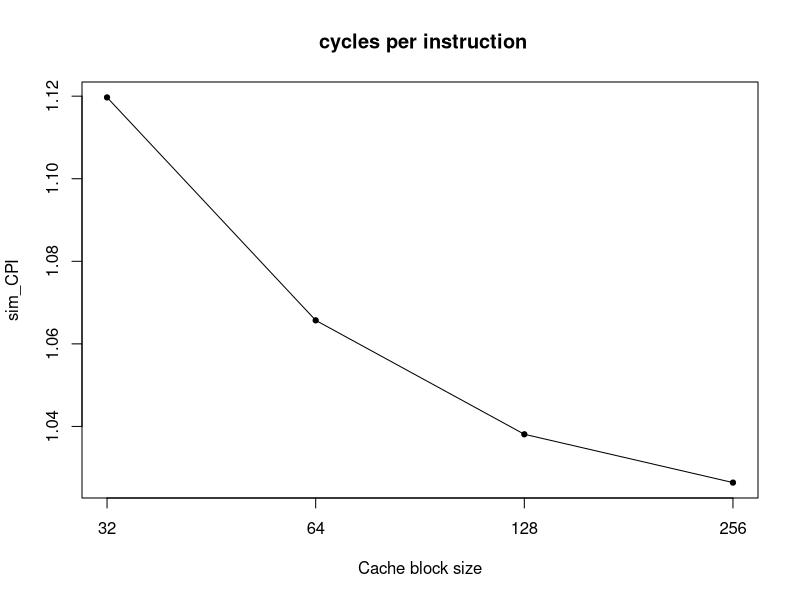
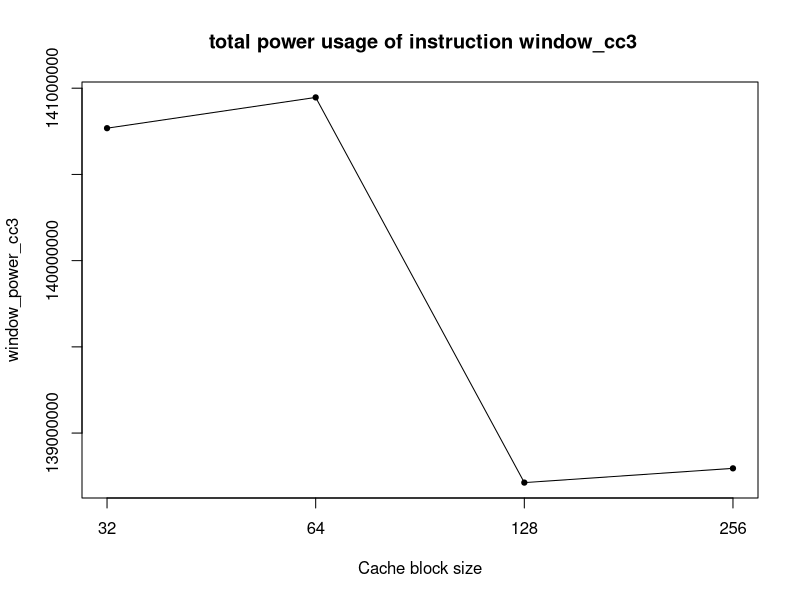
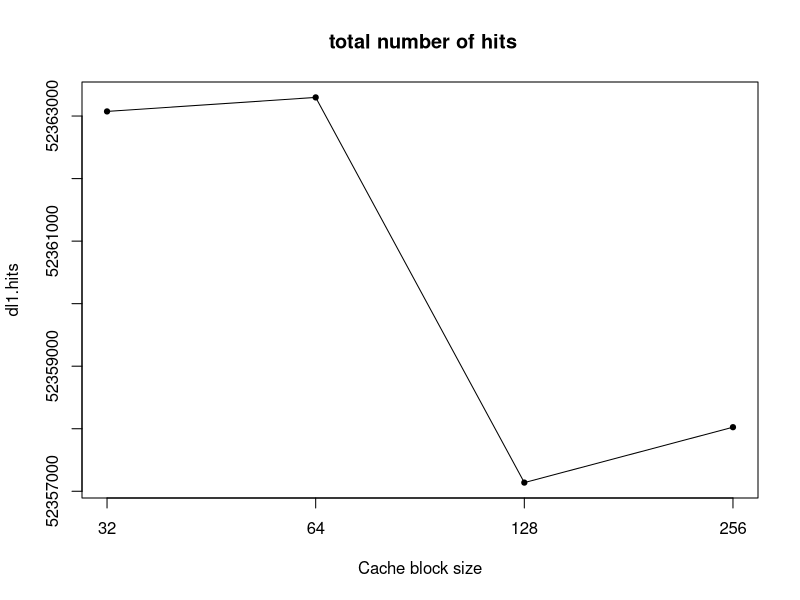
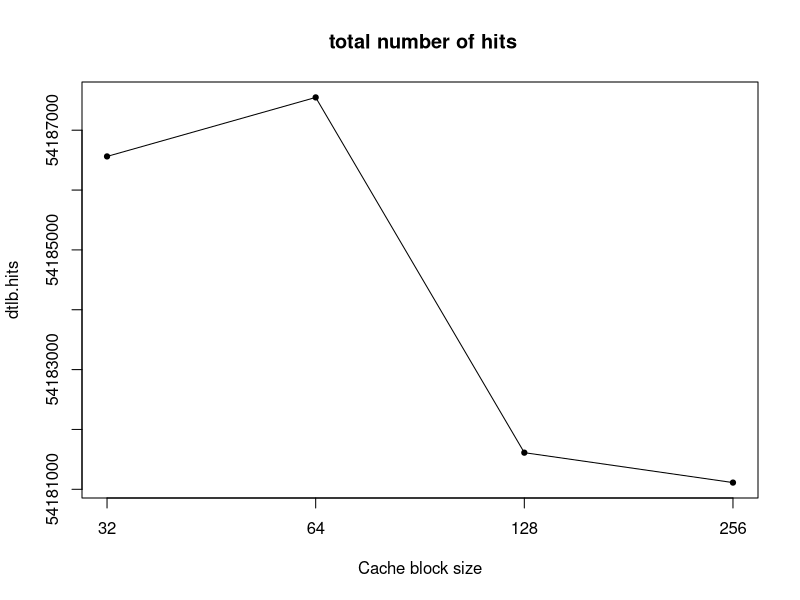
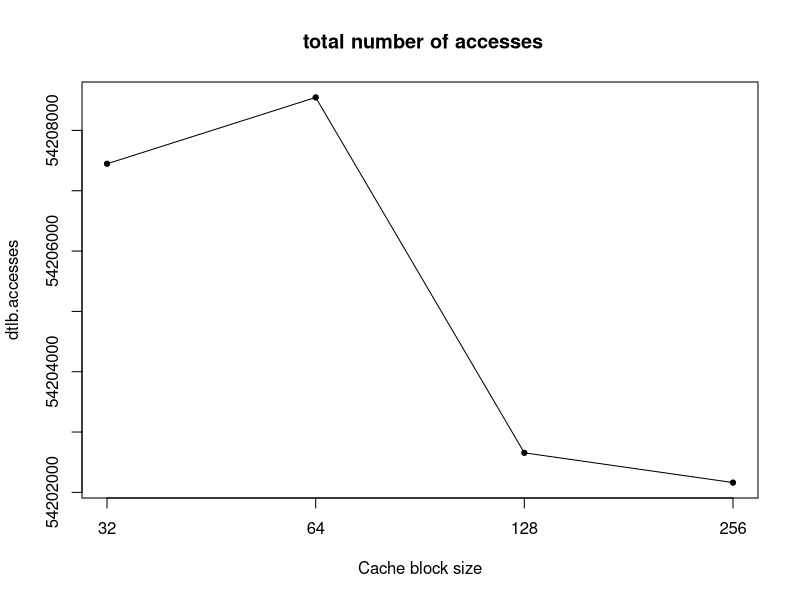
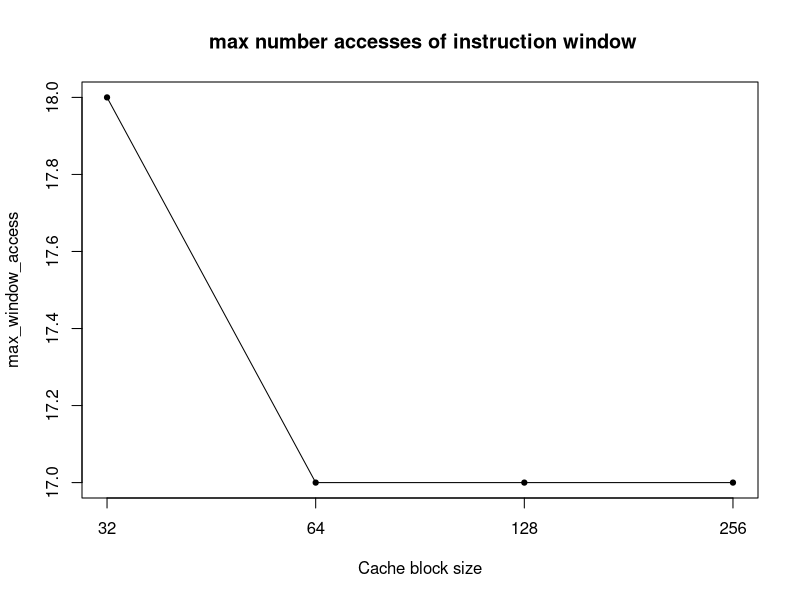
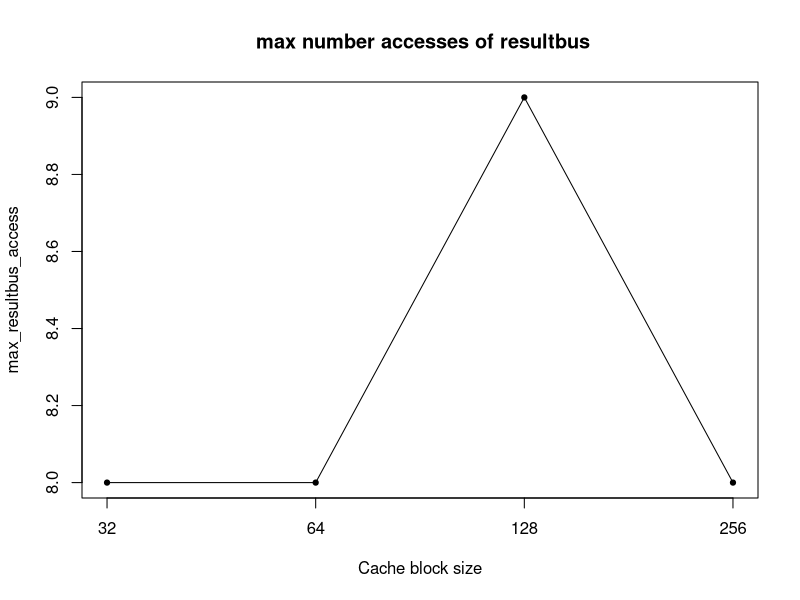
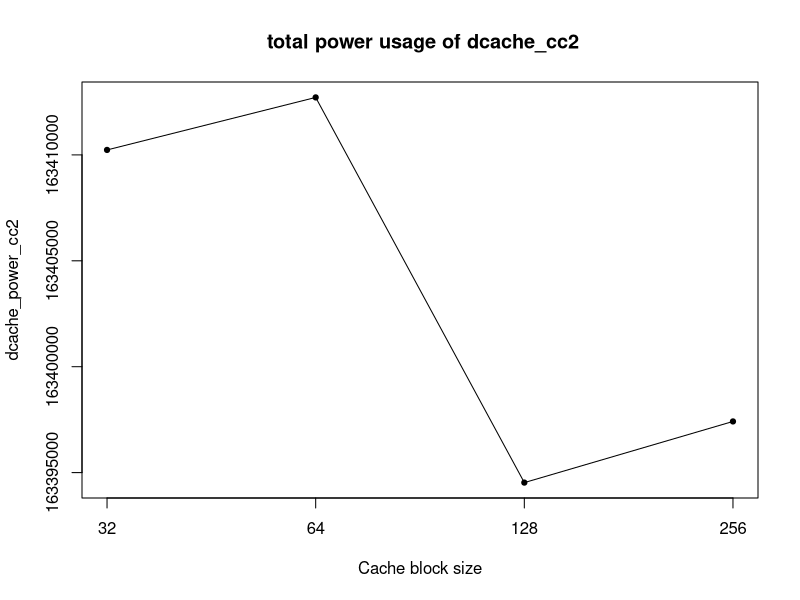

These figures' R source, in order:
start <- 219
top <- 10
xlab <- "Cache block size"
labels <- c('32','64','128','256')

data <- readLines("Results/results_CacheBS32.txt") 
data <- data[start:length(data) - 1]
n <- length(data)
empty <- rep(0, n)
results <- data.frame(metric = empty, C1 = empty)
for(i in 1:n){
  result <- strsplit(strsplit(data[i], "#")[[1]][1], "\\s+")[[1]]
  results[i,1] <- result[1]
  results[i,2] <- as.numeric(result[2])
}
data <- readLines("Results/results_CacheBS64.txt") 
data <- data[start:length(data) - 1]
results$C2 <- empty
for(i in 1:n){
  result <- strsplit(strsplit(data[i], "#")[[1]][1], "\\s+")[[1]]
  results[i,3] <- as.numeric(result[2])
}
data <- readLines("Results/results_CacheBS128.txt") 
data <- data[start:length(data) - 1]
results$C4 <- empty
for(i in 1:n){
  result <- strsplit(strsplit(data[i], "#")[[1]][1], "\\s+")[[1]]
  results[i,4] <- as.numeric(result[2])
}
data <- readLines("Results/results_CacheBS256.txt") 
data <- data[start:length(data) - 1]
results$C8 <- empty
results$desc <- empty
for(i in 1:n){
  result <- strsplit(strsplit(data[i], "#")[[1]][1], "\\s+")[[1]]
  results[i,5] <- as.numeric(result[2])
  results[i,6] <- strsplit(data[i], "#")[[1]][2]
}

plot(1:4,results[15,2:5],type='l',axes=F,ylab=results[15,1]
     ,main=results[15,6]
     ,xlab=xlab)
points(1:4,results[15,2:5],cex=0.7,pch=21,bg=1)
box()
axis(1,at=1:4,labels=labels)
axis(2)

results$min <- apply(results[,2:5],1,min)
results$max <- apply(results[,2:5],1,max)
results$range <- results$max - results$min
results$sd <- apply(results[,2:5],1,sd)
results$index <- results$sd / results$range

results <- results[with(results,order(-index)),]
write.csv(results,'Results/metrics_CacheBS.csv',row.names = F)
results <- results[1:top,1:6]

for(i in 1:top){
  plot(1:4,results[i,2:5],type='l',axes=F,ylab=results[i,1]
       ,main=results[i,6]
       ,xlab=xlab)
  box()
  axis(1,at=1:4,labels=labels)
  axis(2)
  points(1:4,results[i,2:5],cex=0.7,pch=21,bg=1)
}